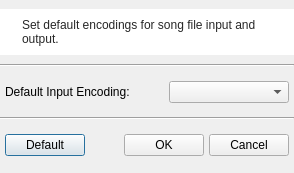
<?xml version="1.0" encoding="UTF-8"?>
<ui version="4.0">
 <class>QUEncodingsDialog</class>
 <widget class="QDialog" name="QUEncodingsDialog">
  <property name="geometry">
   <rect>
    <x>0</x>
    <y>0</y>
    <width>294</width>
    <height>173</height>
   </rect>
  </property>
  <property name="windowTitle">
   <string>Set Default Encodings</string>
  </property>
  <property name="windowIcon">
   <iconset resource="../resources/UltraStar-Manager.qrc">
    <normaloff>:/control/encoding.png</normaloff>:/control/encoding.png</iconset>
  </property>
  <layout class="QVBoxLayout" name="verticalLayout">
   <property name="spacing">
    <number>0</number>
   </property>
   <property name="leftMargin">
    <number>0</number>
   </property>
   <property name="topMargin">
    <number>0</number>
   </property>
   <property name="rightMargin">
    <number>0</number>
   </property>
   <property name="bottomMargin">
    <number>0</number>
   </property>
   <item>
    <widget class="QFrame" name="frame">
     <property name="sizePolicy">
      <sizepolicy hsizetype="Preferred" vsizetype="Maximum">
       <horstretch>0</horstretch>
       <verstretch>0</verstretch>
      </sizepolicy>
     </property>
     <property name="palette">
      <palette>
       <active>
        <colorrole role="WindowText">
         <brush brushstyle="SolidPattern">
          <color alpha="216">
           <red>0</red>
           <green>0</green>
           <blue>0</blue>
          </color>
         </brush>
        </colorrole>
        <colorrole role="Base">
         <brush brushstyle="SolidPattern">
          <color alpha="255">
           <red>255</red>
           <green>255</green>
           <blue>255</blue>
          </color>
         </brush>
        </colorrole>
        <colorrole role="Window">
         <brush brushstyle="SolidPattern">
          <color alpha="255">
           <red>255</red>
           <green>255</green>
           <blue>255</blue>
          </color>
         </brush>
        </colorrole>
       </active>
       <inactive>
        <colorrole role="WindowText">
         <brush brushstyle="SolidPattern">
          <color alpha="216">
           <red>0</red>
           <green>0</green>
           <blue>0</blue>
          </color>
         </brush>
        </colorrole>
        <colorrole role="Base">
         <brush brushstyle="SolidPattern">
          <color alpha="255">
           <red>255</red>
           <green>255</green>
           <blue>255</blue>
          </color>
         </brush>
        </colorrole>
        <colorrole role="Window">
         <brush brushstyle="SolidPattern">
          <color alpha="255">
           <red>255</red>
           <green>255</green>
           <blue>255</blue>
          </color>
         </brush>
        </colorrole>
       </inactive>
       <disabled>
        <colorrole role="WindowText">
         <brush brushstyle="SolidPattern">
          <color alpha="63">
           <red>0</red>
           <green>0</green>
           <blue>0</blue>
          </color>
         </brush>
        </colorrole>
        <colorrole role="Base">
         <brush brushstyle="SolidPattern">
          <color alpha="255">
           <red>255</red>
           <green>255</green>
           <blue>255</blue>
          </color>
         </brush>
        </colorrole>
        <colorrole role="Window">
         <brush brushstyle="SolidPattern">
          <color alpha="255">
           <red>255</red>
           <green>255</green>
           <blue>255</blue>
          </color>
         </brush>
        </colorrole>
       </disabled>
      </palette>
     </property>
     <property name="autoFillBackground">
      <bool>true</bool>
     </property>
     <property name="frameShadow">
      <enum>QFrame::Raised</enum>
     </property>
     <layout class="QHBoxLayout">
      <item>
       <widget class="QLabel" name="infoIconLbl">
        <property name="sizePolicy">
         <sizepolicy hsizetype="Fixed" vsizetype="Preferred">
          <horstretch>0</horstretch>
          <verstretch>0</verstretch>
         </sizepolicy>
        </property>
        <property name="text">
         <string/>
        </property>
        <property name="pixmap">
         <pixmap resource="../resources/UltraStar-Manager.qrc">:/marks/information.png</pixmap>
        </property>
        <property name="alignment">
         <set>Qt::AlignLeading|Qt::AlignLeft|Qt::AlignTop</set>
        </property>
       </widget>
      </item>
      <item>
       <widget class="QLabel" name="label">
        <property name="text">
         <string>Set default encodings for song file input and output.</string>
        </property>
        <property name="alignment">
         <set>Qt::AlignLeading|Qt::AlignLeft|Qt::AlignTop</set>
        </property>
        <property name="wordWrap">
         <bool>true</bool>
        </property>
       </widget>
      </item>
     </layout>
    </widget>
   </item>
   <item>
    <widget class="Line" name="line">
     <property name="orientation">
      <enum>Qt::Horizontal</enum>
     </property>
    </widget>
   </item>
   <item>
    <layout class="QGridLayout" name="gridLayout">
     <property name="leftMargin">
      <number>5</number>
     </property>
     <property name="topMargin">
      <number>5</number>
     </property>
     <property name="rightMargin">
      <number>5</number>
     </property>
     <property name="bottomMargin">
      <number>5</number>
     </property>
     <property name="verticalSpacing">
      <number>10</number>
     </property>
     <item row="0" column="1">
      <spacer name="horizontalSpacer_2">
       <property name="orientation">
        <enum>Qt::Horizontal</enum>
       </property>
       <property name="sizeHint" stdset="0">
        <size>
         <width>10</width>
         <height>20</height>
        </size>
       </property>
      </spacer>
     </item>
     <item row="0" column="2">
      <widget class="QComboBox" name="inputEncodingsComboBox">
       <property name="sizePolicy">
        <sizepolicy hsizetype="Expanding" vsizetype="Fixed">
         <horstretch>0</horstretch>
         <verstretch>0</verstretch>
        </sizepolicy>
       </property>
       <property name="minimumSize">
        <size>
         <width>120</width>
         <height>0</height>
        </size>
       </property>
      </widget>
     </item>
     <item row="0" column="0">
      <widget class="QLabel" name="label_2">
       <property name="text">
        <string>Default Input Encoding:</string>
       </property>
      </widget>
     </item>
    </layout>
   </item>
   <item>
    <widget class="Line" name="line_2">
     <property name="orientation">
      <enum>Qt::Horizontal</enum>
     </property>
    </widget>
   </item>
   <item>
    <layout class="QHBoxLayout" name="horizontalLayout">
     <property name="spacing">
      <number>5</number>
     </property>
     <property name="leftMargin">
      <number>5</number>
     </property>
     <property name="topMargin">
      <number>5</number>
     </property>
     <property name="rightMargin">
      <number>5</number>
     </property>
     <property name="bottomMargin">
      <number>5</number>
     </property>
     <item>
      <widget class="QPushButton" name="defaultBtn">
       <property name="text">
        <string>Default</string>
       </property>
      </widget>
     </item>
     <item>
      <spacer name="horizontalSpacer">
       <property name="orientation">
        <enum>Qt::Horizontal</enum>
       </property>
       <property name="sizeHint" stdset="0">
        <size>
         <width>40</width>
         <height>20</height>
        </size>
       </property>
      </spacer>
     </item>
     <item>
      <widget class="QPushButton" name="applyBtn">
       <property name="text">
        <string>OK</string>
       </property>
       <property name="icon">
        <iconset resource="../resources/UltraStar-Manager.qrc">
         <normaloff>:/marks/accept.png</normaloff>:/marks/accept.png</iconset>
       </property>
      </widget>
     </item>
     <item>
      <widget class="QPushButton" name="cancelBtn">
       <property name="text">
        <string>Cancel</string>
       </property>
       <property name="icon">
        <iconset resource="../resources/UltraStar-Manager.qrc">
         <normaloff>:/marks/cancel.png</normaloff>:/marks/cancel.png</iconset>
       </property>
      </widget>
     </item>
    </layout>
   </item>
  </layout>
 </widget>
 <resources>
  <include location="../resources/UltraStar-Manager.qrc"/>
 </resources>
 <connections/>
</ui>
